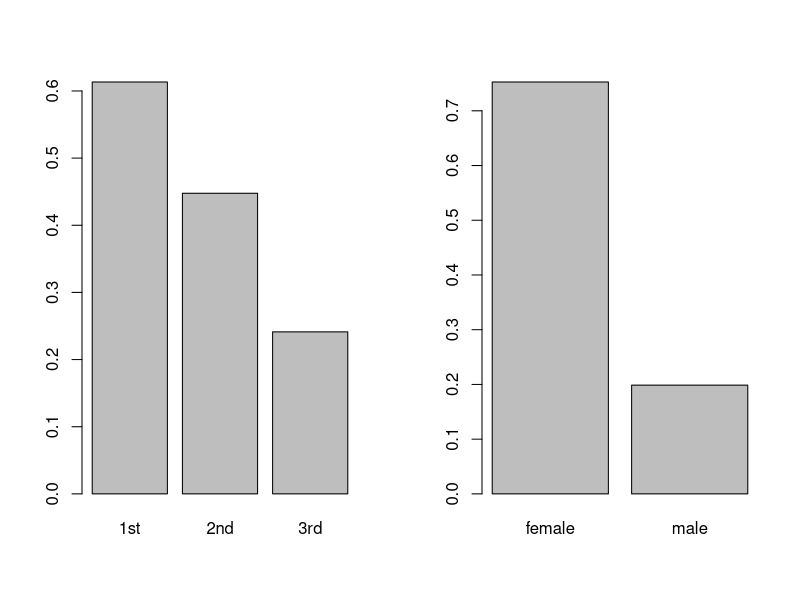

Generate this figure with R:
## ---- chunk 1
life_data <- read.table("titanic.txt", header = T)
life_data <- subset(life_data, Age>=1)

par(mfrow=c(1, 2))
toClass <- xtabs(~PClass, data=life_data)
toSex <- xtabs(~Sex, data=life_data)
barplot(xtabs(Survived~PClass, data=life_data)/toClass)
barplot(xtabs(Survived~Sex, data=life_data)/toSex)


sex_class <- xtabs(~Sex+PClass, data=life_data); sex_class
sex_class.c <- xtabs(Survived~Sex+PClass, data=life_data)
round(sex_class.c/sex_class,2)
## ---- chunk 2
life_lm <- glm(Survived~Age+Sex+PClass,data=life_data,family=binomial)
coef <- summary(life_lm)$coefficients; coef
## ---- chunk 3
life_data$Age <- as.numeric(life_data$Age)
life_data$Sex <- as.factor(life_data$Sex)
life_data$PClass <- as.factor(life_data$PClass)
life_lm1 <- glm(Survived~Age+Sex+PClass+Age:PClass+Age:Sex, data=life_data, family=binomial)
anova(life_lm1, test="Chisq")
## ---- chunk 4
life_lm2 <- glm(Survived~Age+Sex+PClass+Age:Sex, data=life_data, family=binomial)
coef <- summary(life_lm2)$coefficients; coef
## ---- chunk 5
sexs <- c("male", "female")
classes <- c("1st", "2nd", "3rd")
pre_values <- numeric(6)
pre_data <- list()
i <- 1
for(sex in sexs)
  for(class in classes) {
    newdata <- data.frame(Age=53,Sex=sex,PClass=class)
    newdata$Prob_survival <- predict(life_lm2,newdata,type="response")
    pre_data[[i]] <- newdata
    i <- i+1
  }
pre_data
## ---- chunk 6
gender_survival <- xtabs(~Sex+Survived, data=life_data)
z1 <- chisq.test(gender_survival); z1

pclass_survival <- xtabs(~PClass+Survived, data=life_data)
z2 <- chisq.test(pclass_survival); z2
